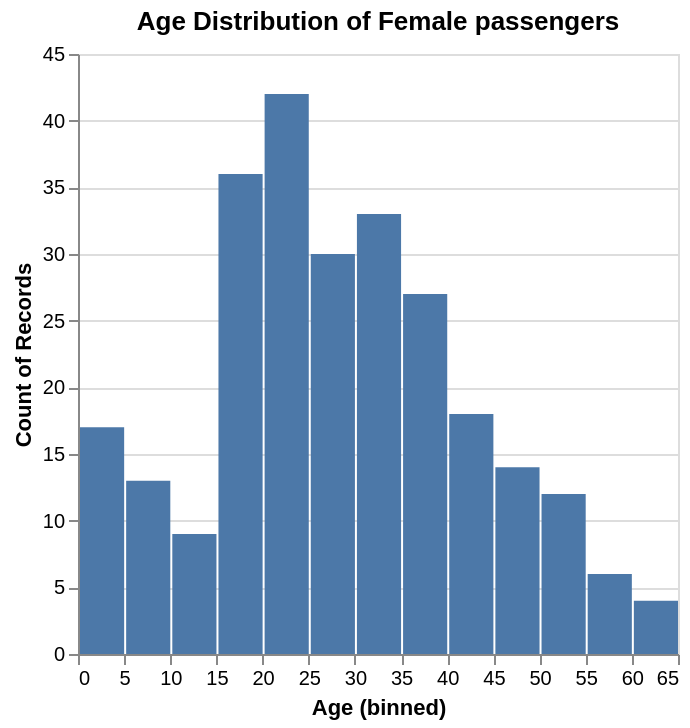

The notebook cell this image was saved under:
### Code cell
histogram.plot(
  _.data.values := data.filter(_.Sex == "female").asJson,
  _.title := s"Age Distribution of Female passengers",
  _.encoding.x.field := "Age",
  _.encoding.x.bin.step := 5
)

### Figure 1 — Vega-Lite specification as saved in the notebook (floating-point values rounded to 4 significant figures; data arrays with more than 128 entries replaced by an {"elided": "..."} marker saying what was removed)
{"$schema": "https://vega.github.io/schema/vega-lite/v6.json", "autosize": {"contains": "padding", "resize": false, "type": "pad"}, "data": {"values": {"elided": "314 records"}}, "encoding": {"x": {"bin": {"step": 5}, "field": "Age"}, "y": {"aggregate": "count"}}, "height": "400", "mark": {"tooltip": true, "type": "bar"}, "title": "Age Distribution of Female passengers", "width": "400"}
